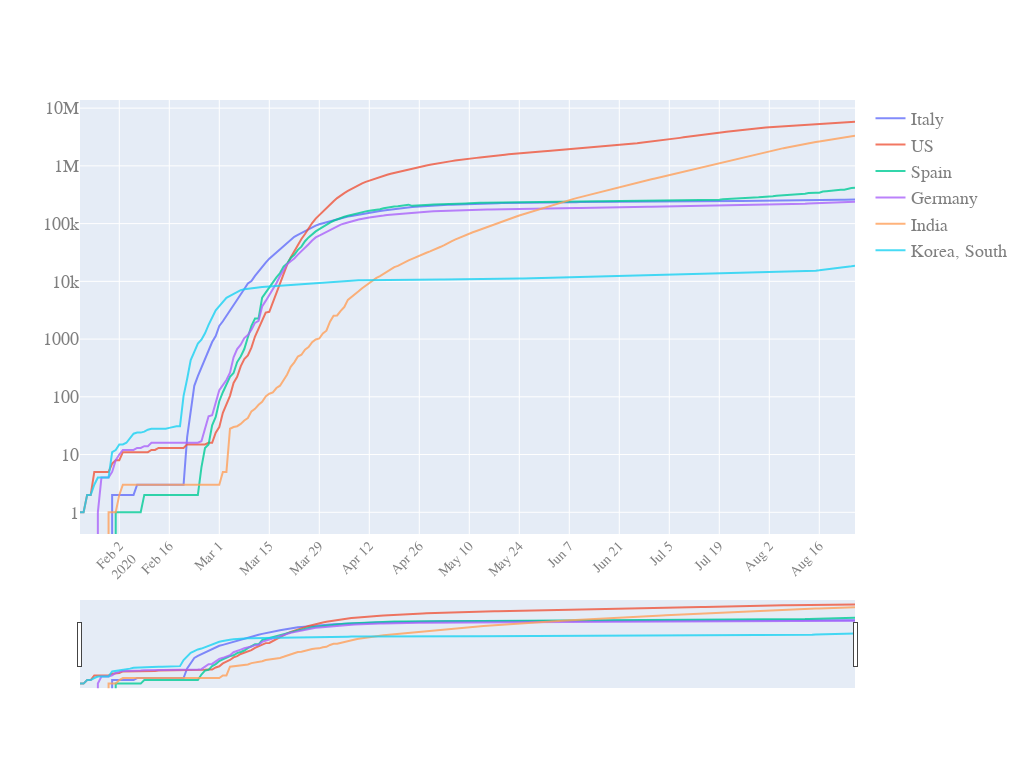

The cell this chart's notebook holds for it:
### Code cell
quick_plot(df_analyse.date,
          df_analyse.iloc[:,1:],
          y_scale='log',
          slider=True)

### Figure 1 — Plotly figure (JSON) as saved in the notebook; plotly's stock layout.template omitted (floating-point values rounded to 4 significant figures; data arrays with more than 128 entries replaced by an {"elided": "..."} marker saying what was removed)
{"data": [{"mode": "lines", "name": "Italy", "opacity": 0.8, "type": "scatter", "x": {"elided": "218 str values"}, "y": {"elided": "218 int values"}}, {"mode": "lines", "name": "US", "opacity": 0.8, "type": "scatter", "x": {"elided": "218 str values"}, "y": {"elided": "218 int values"}}, {"mode": "lines", "name": "Spain", "opacity": 0.8, "type": "scatter", "x": {"elided": "218 str values"}, "y": {"elided": "218 int values"}}, {"mode": "lines", "name": "Germany", "opacity": 0.8, "type": "scatter", "x": {"elided": "218 str values"}, "y": {"elided": "218 int values"}}, {"mode": "lines", "name": "India", "opacity": 0.8, "type": "scatter", "x": {"elided": "218 str values"}, "y": {"elided": "218 int values"}}, {"mode": "lines", "name": "Korea, South", "opacity": 0.8, "type": "scatter", "x": {"elided": "218 str values"}, "y": {"elided": "218 int values"}}], "layout": {"autosize": true, "font": {"color": "#7f7f7f", "family": "PT Sans, monospace", "size": 18}, "height": 768, "width": 1024, "xaxis": {"nticks": 20, "rangeslider": {"visible": true}, "tickangle": -45, "tickfont": {"color": "#7f7f7f", "size": 14}}, "yaxis": {"type": "log"}}}
